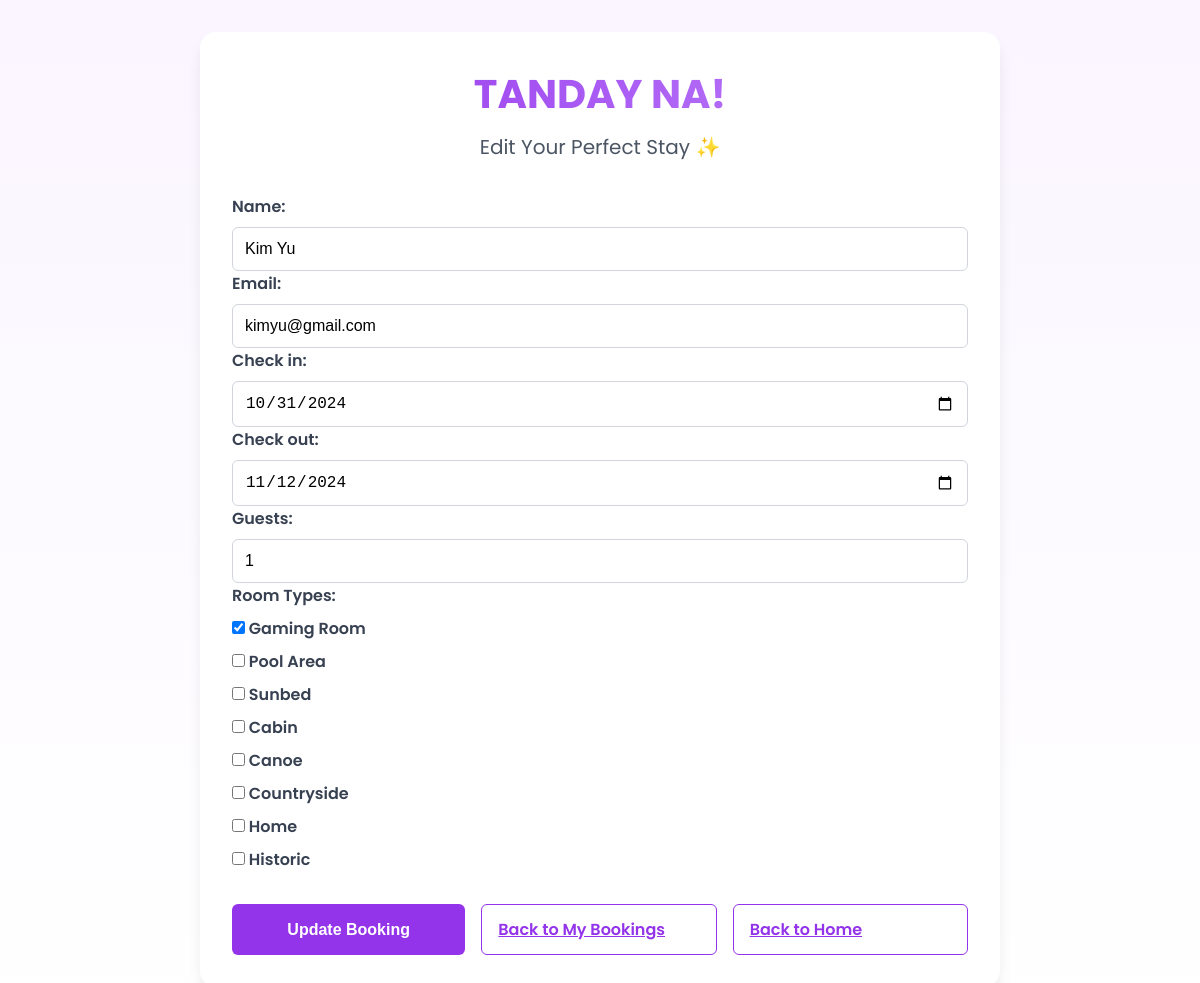
/edit_booking/14/ (signed in), run on the app's committed database.
### api/models.py (models this page shows, shortened)
class Booking(models.Model):
    user = models.ForeignKey(User, on_delete=models.CASCADE, null=True, blank=True)
    hotel = models.ForeignKey('Hotel', on_delete=models.CASCADE, null=True, blank=True)  # Link to hotel
    name = models.CharField(max_length=100)
    email = models.EmailField()
    check_in = models.DateField(null=True, blank=True)
    check_out = models.DateField(null=True, blank=True)
    guests = models.IntegerField()
    room_types = models.TextField(null=True)
    booking_number = models.CharField(max_length=12, editable=False, default=uuid.uuid4().hex[:12].upper())

### api/views.py (the view)
# urls.py: path('edit_booking/<int:booking_id>/', edit_booking, name='edit_booking'),
@login_required
def edit_booking(request, booking_id):
    booking = get_object_or_404(Booking, id=booking_id)
    if request.method == 'POST':
        form = BookingForm(request.POST, instance=booking)
        if form.is_valid():
            booking = form.save(commit=False)
            booking.room_types = ','.join(form.cleaned_data['room_types'])
            booking.save()
            messages.success(request, 'Your booking has been updated successfully!')
            return redirect('my_bookings')  # Redirect to the bookings list page
    else:
        initial_data = booking.room_types.split(',') if booking.room_types else []
        form = BookingForm(instance=booking, initial={'room_types': initial_data})
    return render(request, 'edit_booking.html', {
        'form': form,
        'booking': booking,
        'room_types': form.fields['room_types'].choices
    })

### api/forms.py (shortened to what this page needs)
class BookingForm(forms.ModelForm):
    room_types = forms.MultipleChoiceField(
        choices=ROOM_TYPE_CHOICES,
        widget=forms.CheckboxSelectMultiple,
        label="Room Types"
    )
    class Meta:
        model = Booking
        fields = ['name', 'email', 'check_in', 'check_out', 'guests', 'room_types']
        widgets = {
            'check_in': forms.DateInput(attrs={'type': 'date'}),
            'check_out': forms.DateInput(attrs={'type': 'date'}),
        }

### api/templates/edit_booking.html (shortened to what this page needs)
<!DOCTYPE html>
<html lang="en">
<head>
</head>
<body>
    <div class="card">
        <div class="card-header">
            <h1 class="card-title">TANDAY NA!</h1>
            <p class="card-subtitle">Edit Your Perfect Stay ✨</p>
        </div>
        <form method="POST" action="{% url 'edit_booking' booking.id %}">
            {{ form.as_p }}
            <div class="button-group">
                <button type="submit" class="button button-primary">Update Booking</button>
                <a href="{% url 'my_bookings' %}" class="button button-secondary">Back to My Bookings</a>
                <a href="{% url 'home' %}" class="button button-secondary">Back to Home</a>
            </div>
        </form>
    </div>
</body>
</html>

### api/templates/edit_booking.html (style rules this page uses)
:root { --purple-50: #faf5ff; --purple-100: #f3e8ff; --purple-200: #e9d5ff; --purple-300: #d8b4fe; --purple-400: #c084fc; --purple-500: #a855f7; --purple-600: #9333ea; --purple-700: #7e22ce; }
* { margin: 0; padding: 0; box-sizing: border-box; }
body { font-family: 'Poppins', sans-serif; background: linear-gradient(to bottom, var(--purple-50), white); min-height: 100vh; display: flex; justify-content: center; align-items: center; padding: 2rem; }
.card { background: white; border-radius: 1rem; box-shadow: 0 10px 15px -3px rgba(0, 0, 0, 0.1); padding: 2rem; max-width: 800px; width: 100%; }
.card-header { text-align: center; margin-bottom: 2rem; }
.card-title { font-size: 2.5rem; font-weight: 700; background: linear-gradient(to right, var(--purple-600), var(--purple-400)); -webkit-background-clip: text; -webkit-text-fill-color: transparent; margin-bottom: 0.5rem; }
.card-subtitle { font-size: 1.25rem; color: #4b5563; }
label { display: block; margin-bottom: 0.5rem; font-weight: 600; color: #374151; }
input[type="text"], input[type="email"], input[type="date"], input[type="number"] { width: 100%; padding: 0.75rem; border: 1px solid #d1d5db; border-radius: 0.375rem; font-size: 1rem; transition: border-color 0.15s ease-in-out; }
.button-group { display: flex; gap: 1rem; margin-top: 2rem; }
.button { flex: 1; padding: 0.75rem 1rem; border: none; border-radius: 0.375rem; font-size: 1rem; font-weight: 600; cursor: pointer; transition: all 0.15s ease-in-out; }
.button-primary { background-color: var(--purple-600); color: white; }
.button-secondary { background-color: white; color: var(--purple-600); border: 1px solid var(--purple-600); }

### data on the page
Booking: name "Kim Yu", email "kimyu@gmail.com", check_in "10/31/2024", check_out "11/12/2024", guests "1", room_types "☑ ☐ ☐ ☐ ☐ ☐ ☐ ☐"
